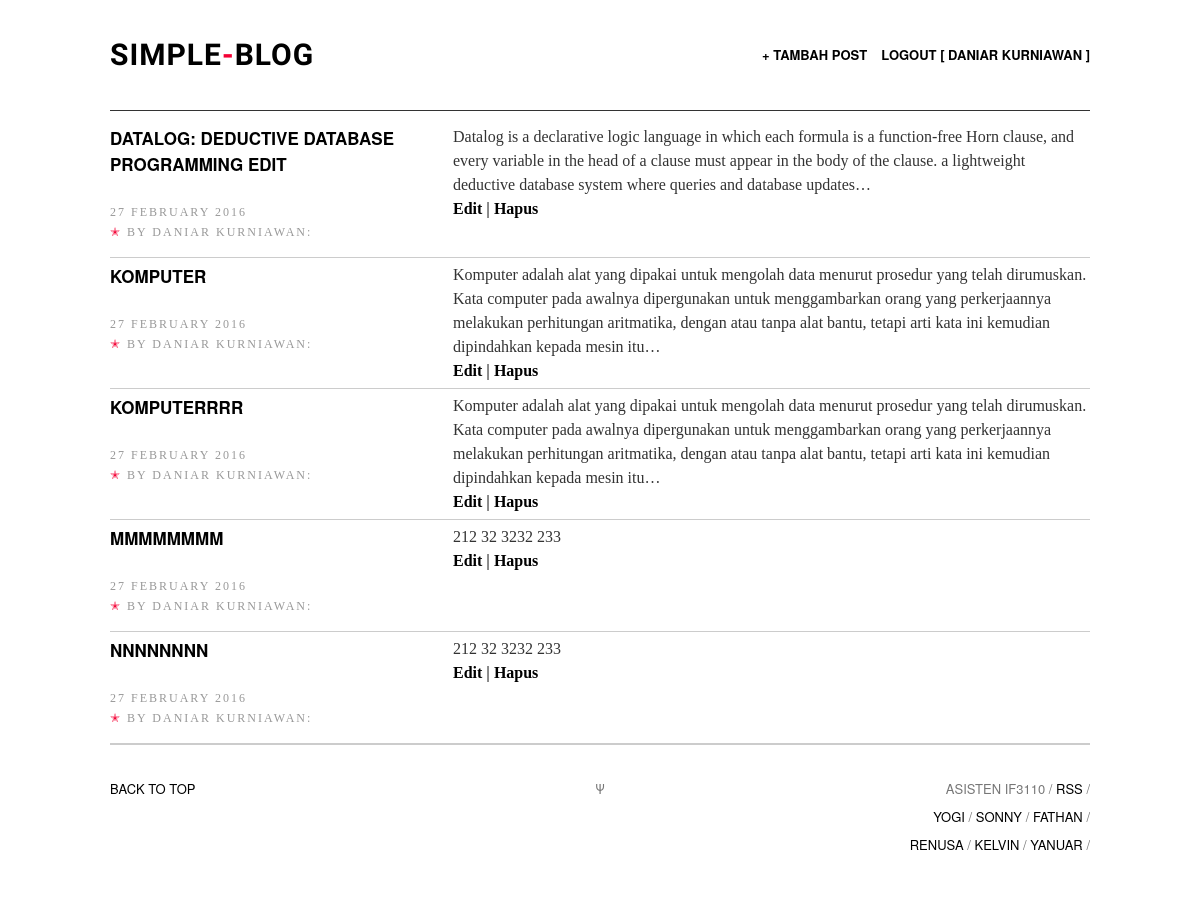
/index.php (signed in), run on the app's committed database.
### tables this page shows
CREATE TABLE `post` (
  `Post_Id` int(100) NOT NULL,
  `Creator_Id` int(11) NOT NULL,
  `Title` varchar(100) NOT NULL,
  `Date` datetime NOT NULL,
  `Contents` text NOT NULL,
  `Image` varchar(255) DEFAULT NULL
);

CREATE TABLE `user` (
  `User_Id` int(11) NOT NULL,
  `Nama` varchar(25) NOT NULL,
  `Email` varchar(25) NOT NULL,
  `Password` varchar(256) NOT NULL,
  `base2` int(11) DEFAULT '0',
  `random` int(11) DEFAULT '0',
  `shared_key` int(11) DEFAULT '0',
  `Identifier` varchar(256) DEFAULT '0',
  `Token` varchar(256) NOT NULL,
  `temp_shared_key` int(11) NOT NULL,
  `temp_random` int(11) NOT NULL,
  `temp_base2` int(11) NOT NULL
);

### posthandling.php (called while the page is built, shortened)
<?php
if (isset($_SESSION["isLogin"])){
	function getpost($con)
	{
		$stmt = $con->prepare(
		  "SELECT user.Nama ,user.User_Id, post.* FROM post INNER join user ON post.Creator_Id = user.User_Id ORDER BY Date DESC");
		$stmt->execute();
		$result = $stmt->get_result();
		return $result;
	}
}else{
    header("Location: login.php");
}
 ?>

### mainviewer.php (the view, shortened to what this page needs)
<?php
	include 'posthandling.php';
	function phpsqlconnection ()
	{
	    $con=mysqli_connect("mysql:3306","root","dev","simpleblog");
	    return $con;
	}
	function artlistitem ()
	{
		$connection = phpsqlconnection();
		$getpostresult = getpost($connection);
		while($row = mysqli_fetch_array($getpostresult)) {
		echo
			"<li class=\"art-list-item\">";
		echo
            "<div class=\"art-list-item-title-and-time\">";
		echo
			"<h2 class=\"art-list-title\"><a href=\"post.php?postid=".htmlspecialchars($row['Post_Id'], ENT_QUOTES, 'UTF-8')."\">".htmlspecialchars($row['Title'], ENT_QUOTES, 'UTF-8')."</a></h2>";
		$time = strtotime(htmlspecialchars($row['Date'], ENT_QUOTES, 'UTF-8'));
		$time = date('j F Y',$time);
		echo
			"<div class=\"art-list-time\">".$time."</div>
            <div class=\"art-list-time\"><span style=\"color:#F40034;\">&#10029;</span> By ".$row['Nama'].":</div>";
			if (str_word_count(htmlspecialchars($row['Contents'], ENT_QUOTES, 'UTF-8'))>40)
			{
				echo
	            "</div>
	            <p>".htmlspecialchars(implode(' ', array_slice(explode(' ',$row['Contents']), 0, 40)), ENT_QUOTES, 'UTF-8')."&hellip;</p>";
	            if($row['User_Id']==$_SESSION['myId']){
		           echo
		            "<p>
		              <b> <a href=\"edit_post.php?postid=".htmlspecialchars($row['Post_Id'], ENT_QUOTES, 'UTF-8')."\">Edit</a> | <a href=\"javascript:void(0)\" onclick=\"validatedelete".htmlspecialchars($row['Post_Id'], ENT_QUOTES, 'UTF-8')."()\">Hapus</a> </b>
		            </p>";
	        	}
	        echo
	        "</li>";
			}
			else
			{
				echo
	            "</div>
	            <p>".htmlspecialchars($row['Contents'], ENT_QUOTES, 'UTF-8')."</p>";
	            if($row['User_Id']==$_SESSION['myId']){
		           echo
		           "<p>
	              <b><a href=\"edit_post.php?postid=".htmlspecialchars($row['Post_Id'], ENT_QUOTES, 'UTF-8')."\">Edit</a> | <a href=\"javascript:void(0)\" onclick=\"validatedelete".htmlspecialchars($row['Post_Id'], ENT_QUOTES, 'UTF-8')."()\">Hapus</a> </b>
	            </p>";
	        	}
	        echo
	        "</li>";
			}
    	}
	}
 ?>

### index.php (shortened to what this page needs)
<?php
  include 'mainviewer.php';
  if (isset($_SESSION["isLogin"]) ){
 ?>
<!DOCTYPE html>
<html>
<head>
<link rel="stylesheet" type="text/css" href="assets/css/screen.css" />
</head>
<body class="default">
<div class="wrapper">
<nav class="nav">
    <a style="border:none;" id="logo" href="index.php"><h1>Simple<span>-</span>Blog</h1></a>
    <ul class="nav-primary">
        <li><a href="new_post.php">+ Tambah Post</a></li>
	<li><a href="logout.php" ="">Logout [ <?php echo($_SESSION["myNama"]); ?> ] </a></li>
    </ul>
</nav>
<div id="home">
    <div class="posts">
        <nav class="art-list">
          <ul class="art-list-body">
            <?php
               artlistitem();
            ?>
          </ul>
        </nav>
    </div>
</div>
<footer class="footer">
    <div class="back-to-top"><a href="">Back to top</a></div>
    <div class="psi">&Psi;</div>
    <aside class="offsite-links">
        Asisten IF3110 /
        <a class="rss-link" href="#rss">RSS</a> /
        <br>
        <a class="twitter-link" href="http://twitter.com/YoGiiSinaga">Yogi</a> /
        <a class="twitter-link" href="http://twitter.com/sonnylazuardi">Sonny</a> /
        <a class="twitter-link" href="http://twitter.com/fathanpranaya">Fathan</a> /
        <br>
        <a class="twitter-link" href="#">Renusa</a> /
        <a class="twitter-link" href="#">Kelvin</a> /
        <a class="twitter-link" href="#">Yanuar</a> /
    </aside>
</footer>
</div>
</body>
</html>
<?php
    }else{
        header("Location: login.php");
        exit();
    }
 ?>

### assets/css/screen.css (style rules this page uses)
html, body, div, span, object, iframe, h1, h2, h3, h4, h5, h6, p, blockquote, pre, a, address, cite, code, em, img, small, strong, ol, ul, li, fieldset, form, label, legend, table, caption, tbody, tfoot, thead, tr, th, td, article, aside, canvas, embed, figure, figcaption, footer, header, hgroup, menu, nav, section, summary, time, audio, video { margin: 0; padding: 0; border: 0; font-size: 100%; font: inherit; vertical-align: baseline; }
article, aside, details, figcaption, figure, footer, header, hgroup, menu, time, nav, section { display: block; }
html, body, .wrapper { min-height: 100%; }
html, body { height: 100%; }
.wrapper { min-height: 100%; }
body { overflow-x: hidden; font: 17px/28px ff-meta-serif-web-pro, "Georgia", serif; color: #333; background: #fff; }
h1, h2, h3, h4, h5, h6 { font-family: "proxima-nova", "helvetica neue", "helvetica", sans-serif; font-weight: normal; text-transform: uppercase; font-weight: 700; color: #000; text-rendering: optimizeLegibility; }
h1 { font-size: 50px; padding-bottom: 30px; }
h2 { font-size: 45px; padding-bottom: 25px; }
p { margin: 0 0 28px 0; }
a { color: #000000 !important; text-decoration: none; -webkit-transition: color .2s ease-in-out; -moz-transition: color .2s ease-in-out; transition: color .2s ease-in-out; }
.wrapper { max-width: 1500px; margin: 0 auto; background: #fff; }
.nav, .art-header-inner, .footer, .art-list, .abt, .fourohfour { width: 980px; }
.nav, .art-body-inner, .footer, .art-list, .abt, .fourohfour { position: relative; margin: 0 auto; }
.nav { position: absolute; top: 0; left: 50%; height: 70px; padding-top: 40px; margin-left: -490px; border-bottom: 1px solid #333; z-index: 2; }
#logo { float: left; }
.nav-primary { float: right; }
.nav-primary li { display: inline-block; margin-left: 10px; font-weight: 500; }
#logo h1, .nav-primary li, .nav-primary li a { font-family: "proxima-nova", "helvetica neue", "helvetica", sans-serif; font-weight: 700; font-size: 13px; line-height: 30px; color: #000; text-transform: uppercase; }
#logo h1 { height: 30px; margin-left: 0px; letter-spacing: 1px; font-family: 'Questrial', sans-serif; font-size: 30px; }
#logo h1 span { color: #F40034 !important; }
.nav li:first-child { margin-left: 0; }
.art-list { padding: 120px 0 0; }
.art-list-body { position: relative; overflow: hidden; }
.art-list-item { padding: 5px 0; list-style: none; overflow: hidden; border-bottom: 1px solid #ccc; }
.art-list-title { font-size: 17px; line-height: 26px; font-weight: 700; }
.art-list-item-title-and-time { float: left; width: 30%; margin-bottom: 10px; }
.art-list-time { font-size: 12px; line-height: 20px; letter-spacing: 2px; text-transform: uppercase; color: #999; }
.art-list-title a { color: #000; }
.art-list-item p { width: 65%; float: left; margin-left: 5%; margin-bottom: 0; font-size: 16px; line-height: 24px; }
.footer { padding: 30px 0 40px; overflow: hidden; border-top: 1px solid #ccc; }
.footer, .footer a { font-family: "proxima-nova", "helvetica neue", "helvetica", sans-serif; font-size: 13px; text-transform: uppercase; color: #777; }
.back-to-top, .footer-nav, .offsite-links { width: 45%; float: left; }
.psi { width:10%; float:left; text-align: center; }
.offsite-links { text-align: right; }
.nav:before, .art-body-inner:before, .footer:before, .art-list:before { content:""; display:table; }
.nav:after, .art-body-inner:after, .footer:after, .art-list:after { clear:both; }
.nav, .art-body-inner, .footer, .art-list { zoom:1; }
.art-list, .nav, .abt, .art-body { -webkit-animation: le-fade .5s 0s 1 ease-out; -moz-animation: le-fade .5s 0s 1 ease-out; }

### data on the page
post: Title "DATALOG: DEDUCTIVE DATABASE PROGRAMMING EDIT", Date "27 FEBRUARY 2016", Creator_Id.Nama "DANIAR KURNIAWAN", Contents "Datalog is a declarative logic language in which each formula is a function-free Horn clause, and every variable in the head of a clause must appear in the body of the clause. a lightweight deductive database system where queries and database updates"
post: Title "KOMPUTER", Date "27 FEBRUARY 2016", Creator_Id.Nama "DANIAR KURNIAWAN", Contents "Komputer adalah alat yang dipakai untuk mengolah data menurut prosedur yang telah dirumuskan. Kata computer pada awalnya dipergunakan untuk menggambarkan orang yang perkerjaannya melakukan perhitungan aritmatika, dengan atau tanpa alat bantu, tetapi arti kata ini kemudian dipindahkan kepada mesin itu"
post: Title "KOMPUTERRRR", Date "27 FEBRUARY 2016", Creator_Id.Nama "DANIAR KURNIAWAN", Contents "Komputer adalah alat yang dipakai untuk mengolah data menurut prosedur yang telah dirumuskan. Kata computer pada awalnya dipergunakan untuk menggambarkan orang yang perkerjaannya melakukan perhitungan aritmatika, dengan atau tanpa alat bantu, tetapi arti kata ini kemudian dipindahkan kepada mesin itu"
post: Title "MMMMMMMM", Date "27 FEBRUARY 2016", Creator_Id.Nama "DANIAR KURNIAWAN", Contents "212 32 3232 233"
post: Title "NNNNNNNN", Date "27 FEBRUARY 2016", Creator_Id.Nama "DANIAR KURNIAWAN", Contents "212 32 3232 233"

### other printed values
$_SESSION["myNama"] "DANIAR KURNIAWAN"
